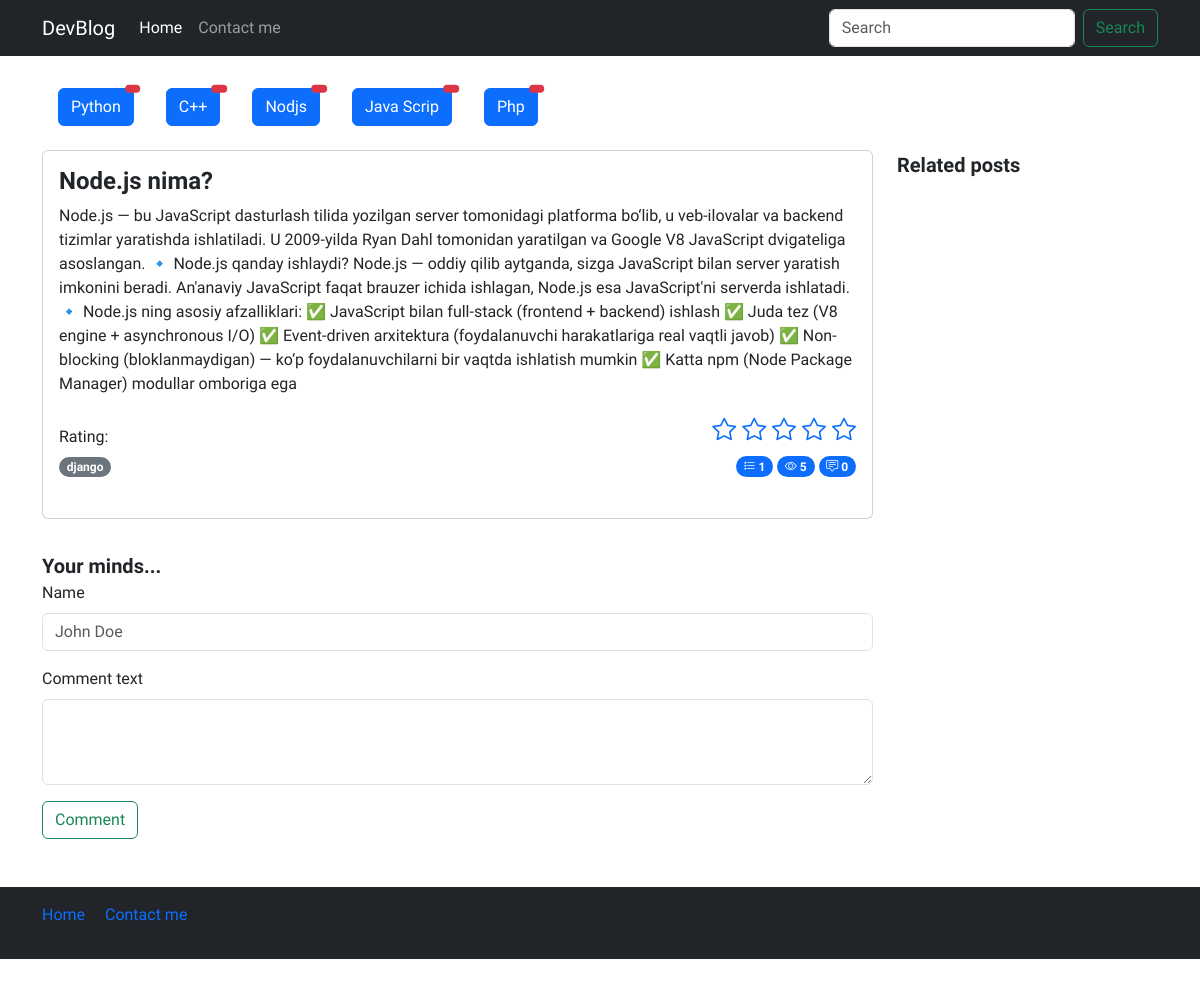
The page /detail/4 on the database its author committed.
### pageapp/models.py (models this page shows, shortened)
class Category(models.Model):
    name = models.CharField(max_length=500)
    slug = models.CharField(max_length=250)

class Post(models.Model):
    title = models.CharField(max_length=200)
    body = models.TextField()
    author = models.CharField(max_length=100)
    category = models.ForeignKey(Category, on_delete=models.PROTECT, related_name='categories')
    tag = models.ManyToManyField(Tag)
    views = models.PositiveIntegerField(default=0)
    publish_date = models.DateTimeField(auto_now_add=True)
    published = models.BooleanField(default=True)
    on_top = models.BooleanField(default=True)

class Tag(models.Model):
    name = models.CharField(max_length=500)
    slug = models.CharField(max_length=250)

### pageapp/views.py (the view, shortened to what this page needs)
# urls.py: path('detail/<post_id>', views.detail, name='detail'),
def detail(request, post_id):
    categories = Category.objects.all()
    post = Post.objects.get(id=post_id)
    category = Category.objects.get(id=post.category.id)
    related_posts = Post.objects.filter(category=category).exclude(id__in=[0, post.id]).order_by("?")
    request.session.modified = True
    if post.id in check_read_articles(request):
        pass
    else:
        check_read_articles(request).append(post.id)
        post.views += 1
        post.save()
    return render(request, "detail.html", context={
        "post": post,
        "categories": categories,
        "related_posts": related_posts})

### pageapp/utils.py (called while the page is built)
def check_read_articles(request):
    try:
        read_articles = request.session["read_articles"]
    except:
        request.session["read_articles"] = []
        read_articles = request.session.get("read_articles")
    return read_articles

### templates/detail.html (shortened to what this page needs)
{% load static %}
<!doctype html>
<html lang="en">
<head>
    <link rel="stylesheet" href="{% static 'css/style.css' %}">
    <link rel="stylesheet" href="https://cdn.jsdelivr.net/npm/bootstrap-icons@1.11.3/font/bootstrap-icons.min.css">
    <link href="https://cdn.jsdelivr.net/npm/bootstrap@5.3.2/dist/css/bootstrap.min.css" rel="stylesheet"
 />
</head>
<body>
    <header>
        <nav class="navbar navbar-expand-md navbar-dark bg-dark mb-4">
            <div class="container">
                <a class="navbar-brand" href="/">DevBlog</a>
                <div class="collapse navbar-collapse" id="navbarCollapse">
                    <ul class="navbar-nav me-auto mb-2 mb-md-0">
                        <li class="nav-item">
                            <a class="nav-link active" aria-current="page" href="{% url 'blog:home' %}">Home</a>
                        </li>
                        <li class="nav-item">
                            <a class="nav-link" href="{% url 'blog:contact' %}">Contact me</a>
                        </li>
                    </ul>
                    <form class="d-flex" role="search">
                        <input class="form-control me-2" type="search" placeholder="Search" aria-label="Search"
                            control-id="ControlID-1">
                        <button class="btn btn-outline-success" type="submit" control-id="ControlID-2">Search</button>
                    </form>
                </div>
            </div>
        </nav>
    </header>
    <main>
        <section>
            <div class="container-md">
                <div class="d-flex flex-wrap my-3">
                    {% for cat in categories %}
                      <div class="d-flex flex-wrap mx-3 my-2">
                        <a href="{% url 'blog:category_list' cat.slug %}" class="btn btn-primary position-relative">
                            {{ cat.name }}
                            <span
                                class="position-absolute top-0 start-100 translate-middle badge rounded-pill bg-danger">
                            </span>
                        </a>
                      </div>
                    {% endfor %}
                  </div>
            </div>
            <div class="container-md">
                <div class="row">
                    <div class="col-sm-12 col-md-12 col-lg-9">
                        <div class="card  mb-3">
                            <div class="card-body">
                                <div class="content">
                                    <h4 class="card-title fw-bold">{{post.title}}</h4>
                                    <p class="card-text">
                                        {{post.body}}
                                    </p>
                                    <div class="d-flex justify-content-between flex-wrap">
                                        <div class="post-rating">
                                            <span>Rating:</span>
                                        </div>
                                        <div class="post-set-rating">
                                            <p class="card-text fs-4">
                                                <a href="{% url 'blog:set_rating' 1 post.id %}"><i class="bi bi-star"></i></a>
                                                <a href="{% url 'blog:set_rating' 2 post.id %}"><i class="bi bi-star"></i></a>
                                                <a href="{% url 'blog:set_rating' 3 post.id %}"><i class="bi bi-star"></i></a>
                                                <a href="{% url 'blog:set_rating' 4 post.id %}"><i class="bi bi-star"></i></a>
                                                <a href="{% url 'blog:set_rating' 5 post.id %}"><i class="bi bi-star"></i></a>
                                            </p>
                                        </div>
                                    </div>
                                    <div class="d-flex justify-content-between flex-wrap">
                                        <div class="categories">
                                            {% for tag in post.tag.all %}
                                                <span class="badge rounded-pill text-bg-secondary">{{tag.name}}</span>
                                            {% endfor %}
                                        </div>
                                        <div class="action">
                                            <span class="badge bg-primary rounded-pill">
                                                <i class="bi bi-list-stars"></i>
                                                {{post.ratings.all.count}}
                                            </span>
                                            <span class="badge bg-primary rounded-pill">
                                                <i class="bi bi-eye"></i>
                                                {{post.views}}
                                            </span>
                                            <span class="badge bg-primary rounded-pill">
                                                <i class="bi bi-chat-square-text"></i>
                                                {{post.comments.all.count}}
                                            </span>
                                        </div>
                                    </div>
                                    <br>
                                </div>
                            </div>
                        </div>
                        <div class="comments">
                            <div class="row gap-3">
                                <div class="col-sm-12">
                                    <span class="fs-5 fw-semibold">Your minds...</span>
                                    <form action="" method='POST'>
                                        <div class="mb-3">
                                            <label for="exampleFormControlInput1" class="form-label">Name</label>
                                            <input type="text" name='name' class="form-control" id="exampleFormControlInput1"
                                                placeholder="John Doe" required>
                                        </div>
                                        <div class="mb-3">
                                            <label for="exampleFormControlTextarea1" class="form-label">
                                                Comment text
                                            </label>
                                            <textarea class="form-control" name='comment' id="exampleFormControlTextarea1"
                                                rows="3" required>
                                            </textarea>
                                        </div>
                                        <button type="submit" class="btn btn-outline-success">Comment</button>
                                    </form>
                                </div>
                            </div>
                        </div>
                    </div>
                    <div class="col-sm-none col-md-12 col-lg-3">
                        <span class="fs-5 fw-semibold">Related posts</span>
                    </div>
                </div>
            </div>
        </section>
    </main>
    <footer class="footer mt-auto text-white-50 bg-dark">
        <div class="container">
            <div class="row my-5">
                <div class="col-12">
                    <nav style="--bs-breadcrumb-divider: '|';" aria-label="breadcrumb" class="py-3">
                        <ol class="breadcrumb">
                            <li class="breadcrumb-item"><a href="/" class="text-decoration-none">Home</a></li>
                            <li class="breadcrumb-item " aria-current="page">
                                <a href="#" class="text-decoration-none">Contact me</a>
                            </li>
                        </ol>
                    </nav>
                </div>
            </div>
        </div>
    </footer>
</body>
</html>

### staticfiles/css/style.css (style rules this page uses)
* { font-family: 'Onest', sans-serif !important; }

### rows shown on the page
Category: name "Python"
Category: name "C++"
Category: name "Nodjs"
Category: name "Java Scrip"
Category: name "Php"
Post: title "Node.js nima?", body "Node.js — bu JavaScript dasturlash tilida yozilgan server tomonidagi platforma bo‘lib, u veb-ilovalar va backend tizimlar yaratishda ishlatiladi. U 2009-yilda Ryan Dahl tomonidan yaratilgan va Google V8 JavaScript dvigateliga asoslangan. 🔹 Node.js qanday ishlaydi? Node.js — oddiy qilib aytganda, sizga JavaScript bilan server yaratish imkonini beradi. An'anaviy JavaScript faqat brauzer ichida ishlagan, Node.js esa JavaScript'ni serverda ishlatadi. 🔹 Node.js ning asosiy afzalliklari: ✅ JavaScript bilan full-stack (frontend + backend) ishlash ✅ Juda tez (V8 engine + asynchronous I/O) ✅ Event-driven arxitektura (foydalanuvchi harakatlariga real vaqtli javob) ✅ Non-blocking (bloklanmaydigan) —…", ratings.all.count "1", views "5", comments.all.count "0"
Tag: name "django"
